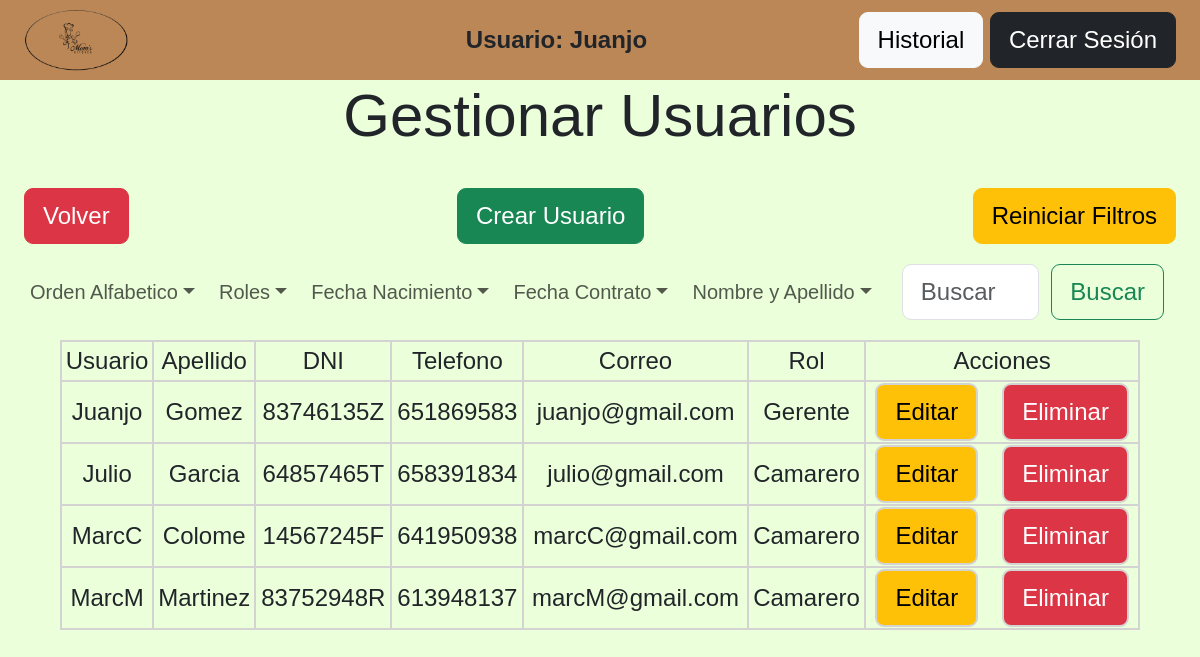
The app's page /view/admin/gestionarUsuarios.php?orden=asc (signed in) with its own data.
### tables this page shows
CREATE TABLE `usuarios` (
  `id_usuario` INT NOT NULL AUTO_INCREMENT,
  `nombre` VARCHAR(100) NOT NULL,
  `usuario` VARCHAR(50) NOT NULL UNIQUE,
  `apellido` VARCHAR(100) NOT NULL,
  `telefono` VARCHAR(15) NOT NULL,
  `dni` CHAR(9) NOT NULL,
  `direccion` VARCHAR(255) NOT NULL,
  `fecha_nacimiento` DATE NOT NULL,
  `password` VARCHAR(255) NOT NULL,
  `email` VARCHAR(255) NOT NULL,
  `fecha_creacion` TIMESTAMP DEFAULT CURRENT_TIMESTAMP,
  `id_rol` INT NOT NULL,
  PRIMARY KEY (`id_usuario`)
);

CREATE TABLE `roles` (
  `id_rol` INT NOT NULL AUTO_INCREMENT,
  `nombre_rol` VARCHAR(45) NOT NULL,
  PRIMARY KEY (`id_rol`)
);

### procesos/filtrosGerente.php (called while the page is built)
<?php
    try{
        require_once '../../procesos/conexion.php';
        if (isset($_GET['orden']) && ($_GET['orden'] == "asc" || $_GET['orden'] == "desc")) {
            $orden = trim($_GET['orden']);
            $sqlOrden = "SELECT * FROM usuarios u
                        INNER JOIN roles r ON u.id_rol = r.id_rol
                        ORDER BY u.usuario $orden";
            $stmtResultado = $conn->prepare($sqlOrden);
        } else if (isset($_GET['rol'])) {
            $rol = trim($_GET['rol']);
            $sqlRol = "SELECT * FROM usuarios u
                        INNER JOIN roles r ON u.id_rol = r.id_rol
                        WHERE u.id_rol = :id_rol";
            $stmtResultado = $conn->prepare($sqlRol);
            $stmtResultado->bindParam(':id_rol', $rol, PDO::PARAM_INT);
            $_SESSION['empleado'] = htmlspecialchars(trim($rol));
        } else if(isset($_GET['fechaContrato'])) {
            $fechaContrato = htmlspecialchars(trim($_GET['fechaContrato']));
            $sqlFechaContrato = "SELECT * FROM usuarios u
                                INNER JOIN roles r ON u.id_rol = r.id_rol
                                WHERE DATE(u.fecha_creacion) = :fecha_contrato";
            if(isset($_SESSION['empleado'])){
                $sqlFechaContrato .= " AND u.id_rol = :id_rol";
            }
            $stmtResultado = $conn->prepare($sqlFechaContrato);
            $stmtResultado->bindParam(':fecha_contrato', $fechaContrato, PDO::PARAM_STR);
            if(isset($_SESSION['empleado'])){
                $stmtResultado->bindParam(':id_rol', $_SESSION['empleado'], PDO::PARAM_INT);
            }
        } else if(isset($_GET['fechaNacimiento'])){
            $fechaNacimiento = htmlspecialchars(trim($_GET['fechaNacimiento']));
            $sqlFechaDeNacimiento = "SELECT * FROM usuarios u
                                    INNER JOIN roles r ON u.id_rol = r.id_rol
                                    WHERE fecha_nacimiento = :fecha_nacimiento";
            if(isset($_SESSION['empleado'])){
                $sqlFechaDeNacimiento .= " AND r.id_rol = :id_rol";
            }
            $stmtResultado = $conn->prepare($sqlFechaDeNacimiento);
            $stmtResultado->bindParam(':fecha_nacimiento', $fechaNacimiento, PDO::PARAM_STR);
            if(isset($_SESSION['empleado'])){
                $stmtResultado->bindParam(':id_rol', $_SESSION['empleado'], PDO::PARAM_INT);
            }
        } else if(isset($_GET['nombre']) || isset($_GET['apellido'])){
            $nombre = htmlspecialchars(trim($_GET['nombre']));
            $apellido = htmlspecialchars(trim($_GET['apellido']));
            $nombreConcatenado = "%$nombre%";
            $apellidoConcatenado = "%$apellido%";
            $sqlEmpleado = "SELECT * FROM usuarios u
                            INNER JOIN roles r ON u.id_rol = r.id_rol
                            WHERE u.nombre LIKE :nombre AND u.apellido LIKE :apellido";
            if(isset($_SESSION['empleado'])){
                $sqlEmpleado.= " AND r.id_rol = :id_rol";
            }
            $stmtResultado = $conn->prepare($sqlEmpleado);
            $stmtResultado->bindParam(':nombre',$nombreConcatenado, PDO::PARAM_STR);
            $stmtResultado->bindParam(':apellido',$apellidoConcatenado, PDO::PARAM_STR);
            if(isset($_SESSION['empleado'])){
                $stmtResultado->bindParam(':id_rol', $_SESSION['empleado'], PDO::PARAM_INT);
            }
        } else if(isset($_GET['query'])) {
            $query = trim($_GET['query']);
            $sqlQuery = 'SELECT * FROM usuarios u
                        INNER JOIN roles r ON u.id_rol = r.id_rol
                        WHERE u.usuario LIKE :query1
                        OR u.nombre LIKE :query2
                        OR u.apellido LIKE :query3
                        OR u.email LIKE :query4
                        OR r.nombre_rol LIKE :query5
                        OR u.direccion LIKE :query6
                        OR u.telefono LIKE :query7';
            $stmtResultado = $conn->prepare($sqlQuery);
            $queryConcatenado = "%$query%";
            $stmtResultado->bindParam(':query1', $queryConcatenado, PDO::PARAM_STR);
            $stmtResultado->bindParam(':query2', $queryConcatenado, PDO::PARAM_STR);
            $stmtResultado->bindParam(':query3', $queryConcatenado, PDO::PARAM_STR);
            $stmtResultado->bindParam(':query4', $queryConcatenado, PDO::PARAM_STR);
            $stmtResultado->bindParam(':query5', $queryConcatenado, PDO::PARAM_STR);
            $stmtResultado->bindParam(':query6', $queryConcatenado, PDO::PARAM_STR);
            $stmtResultado->bindParam(':query7', $queryConcatenado, PDO::PARAM_STR);
            $_SESSION['query'] = htmlspecialchars(trim($query));
        } else {
            $sqlUsarios = "SELECT * FROM usuarios u
                            INNER JOIN roles r ON u.id_rol = r.id_rol";
            $stmtResultado = $conn->prepare($sqlUsarios);
        }
        $stmtResultado->execute();
        $resultados = $stmtResultado->fetchAll(PDO::FETCH_ASSOC);
    } catch(PDOException $e){
        echo 'ERROR: ' . $e->getMessage();
        die();
    }

### view/admin/gestionarUsuarios.php (the view, shortened to what this page needs)
<?php
    require_once '../../procesos/conexion.php';
    require_once '../../procesos/filtrosGerente.php'
?>
<!DOCTYPE html>
<html lang="en">
<head>
    <link rel="stylesheet" href="../../css/admin.css">
    <link rel="stylesheet" href="https://cdnjs.cloudflare.com/ajax/libs/bootstrap/5.3.0/css/bootstrap.min.css">
    <link rel="stylesheet" href="https://cdn.jsdelivr.net/npm/sweetalert2@11.14.5/dist/sweetalert2.min.css">
</head>
<body class="body2">
    <header>
        <nav>
            <div id="pequeño2">
                <img src="../../img/logoRestaurante.png" alt="Logo" id="logo2">
            </div>
            <div class="sesionIniciada">
                <p>Usuario: <?php echo $_SESSION['nombre']?></p>
            </div>
            <div class="cerrarSesion">
                <a id="bug" href="../filtros.php">
                    <button type="submit" class="btn btn-light"  id="cerrarSesion">Historial</button>
                </a>
                <a href="../../procesos/logout.php">
                    <button type="submit" class="btn btn-dark" id="cerrarSesion">Cerrar Sesión</button>
                </a>
            </div>
        </nav>
    </header>
    <h1>Gestionar Usuarios</h1>
    <div id="divReiniciar">
        <a href="borrarSesionesAdmin.php?salir=1">
            <button class="btn btn-danger">Volver</button>
        </a>
        <a href="crearUsuario.php">
            <button class="btn btn-success">Crear Usuario</button>
        </a>
        <a href="borrarSesionesAdmin.php?borrar=5">
            <button class="btn btn-warning">Reiniciar Filtros</button>
        </a>
    </div>
    <nav class="navbar navbar-expand-lg barra">
    <div class="container-fluid">
        <div class="collapse navbar-collapse" id="navbarSupportedContent">
            <ul class="navbar-nav me-auto mb-2 mb-lg-0">
                <li class="nav-item dropdown">
                    <a class="nav-link dropdown-toggle enlace-barra" href="#" role="button" data-bs-toggle="dropdown" aria-expanded="false">Orden Alfabetico</a>
                </li>
                <li class="nav-item dropdown">
                    <a class="nav-link dropdown-toggle" href="#" role="button" data-bs-toggle="dropdown" aria-expanded="false">Roles</a>
                </li>
                <li class="nav-item dropdown">
                    <a class="nav-link dropdown-toggle enlace-barra" href="#" role="button" data-bs-toggle="dropdown" aria-expanded="false">Fecha Nacimiento</a>
                </li>
                <li class="nav-item dropdown">
                    <a class="nav-link dropdown-toggle enlace-barra" href="#" role="button" data-bs-toggle="dropdown" aria-expanded="false">Fecha Contrato</a>
                </li>
                <li class="nav-item dropdown">
                    <a class="nav-link dropdown-toggle enlace-barra" href="#" role="button" data-bs-toggle="dropdown" aria-expanded="false">Nombre y Apellido</a>
                </li>
            </ul>
            <form class="d-flex" role="search" method="GET" action="">
                <input class="form-control me-2" type="search" name="query" value="<?php echo isset($_SESSION['query']) ? $_SESSION['query'] : '' ?>" placeholder="Buscar" aria-label="Search">
                <button class="btn btn-outline-success" type="submit">Buscar</button>
            </form>
        </div>
    </div>
    </nav>
    <?php
        if($resultados){
            echo "<table class='tabla-usuarios'>";
            echo "<thead>";
            echo "<tr>";
            echo "<th>Usuario</th>";
            echo "<th>Apellido</th>";
            echo "<th>DNI</th>";
            echo "<th>Telefono</th>";
            echo "<th>Correo</th>";
            echo "<th>Rol</th>";
            echo "<th>Acciones</th>";
            echo "</tr>";
            echo "</thead>";
            echo "<tbody>";
            foreach($resultados as $fila){
                $idUsuario = htmlspecialchars($fila['id_usuario']);
                $nombreUsuario = htmlspecialchars($fila['usuario']);
                $apellidoUsuario = htmlspecialchars($fila['apellido']);
                $dni = htmlspecialchars($fila['dni']);
                $email = htmlspecialchars($fila['email']);
                $telefono = htmlspecialchars($fila['telefono']);
                $rol = htmlspecialchars($fila['nombre_rol']);
                echo "<tr>
                    <td>$nombreUsuario</td>
                    <td>$apellidoUsuario</td>
                    <td>$dni</td>
                    <td>$telefono</td>
                    <td>$email</td>
                    <td>$rol</td>
                    <td>
                        <a href='editarUsuario.php?id=$idUsuario' class='btn btn-warning'>Editar</a>";
                        if($_SESSION['id'] !== $idUsuario){
                        echo "<a href='#' onclick='confirmarEliminacion($idUsuario)' class='btn btn-danger'>Eliminar</a>";
                        }
            }
            echo "</tbody>";
            echo "</table>";
        } else {
            echo "<p>No hay resultados</p>";
        }
    ?>
</body>
</html>

### css/admin.css (style rules this page uses)
* { font-family: "Exo", sans-serif; font-optical-sizing: auto; font-weight: 500; font-style: normal; font-size: 3vh }
body, html { height: 100vh; width: 100vw; overflow-x: hidden }
h1 { text-align: center; }
form { background-color: rgba(255, 255, 255, 0.9); width: 50%; height: 70%; margin: auto; border-radius: 20px; box-shadow: rgba(0, 0, 0, 0.25) 0px 54px 55px, rgba(0, 0, 0, 0.12) 0px -12px 30px, rgba(0, 0, 0, 0.12) 0px 4px 6px, rgba(0, 0, 0, 0.17) 0px 12px 13px, rgba(0, 0, 0, 0.09) 0px -3px 5px; display: flex; }
header { width: 100vw; height: 10vh; background-color: #bb8756; }
.btn-primary, .form-control { width: 90% !important; margin: auto; }
button { margin-top: 3vh !important; margin-bottom: 3vh !important; }
#logo2 { height: auto; width: 45%; }
#pequeño2 { align-content: center; height: 100%; width: 20%; }
.body2 { background-color: #EBFFDB; min-height: 100vh !important; }
nav, ul { height: 100% !important; }
nav { display: flex; justify-content: space-between; align-items: center; margin-right: 2vw; margin-left: 2vw }
ul { margin: 0 !important; padding: 0 !important; display: flex; }
p { font-weight: bolder; }
#cerrarSesion, p { margin: 0 !important; }
.btn-danger { margin-left: 2vw; margin-bottom: 0 !important; }
.barra { height: 12vh !important; padding: 0 !important; margin: 0 !important; background-color: #EBFFDB; }
#bug { color: #bb8756 !important; }
.d-flex { padding-right: 1.5vw; padding-left: 1.5vw; background-color: none !important; box-shadow: none; background-color: transparent; margin-right: 0; margin-left: 0; }
.barra * { font-size: 2.5vh; }
table { width: 90vw; margin-left: 5vw; margin-right: 5vw; }
table * { text-align: center; border: lightgray 2px solid !important; }
#divReiniciar { display: flex; width: 100vw; justify-content: space-between; padding-right: 2vw; height: 10vh !important; }

### records on screen
usuarios: usuario "Juanjo", apellido "Gomez", dni "83746135Z", telefono "651869583", email "juanjo@gmail.com", id_rol.nombre_rol "Gerente"
usuarios: usuario "Julio", apellido "Garcia", dni "64857465T", telefono "658391834", email "julio@gmail.com", id_rol.nombre_rol "Camarero"
usuarios: usuario "MarcC", apellido "Colome", dni "14567245F", telefono "641950938", email "marcC@gmail.com", id_rol.nombre_rol "Camarero"
usuarios: usuario "MarcM", apellido "Martinez", dni "83752948R", telefono "613948137", email "marcM@gmail.com", id_rol.nombre_rol "Camarero"

### other values on screen
$_SESSION['nombre'] "Juanjo"
